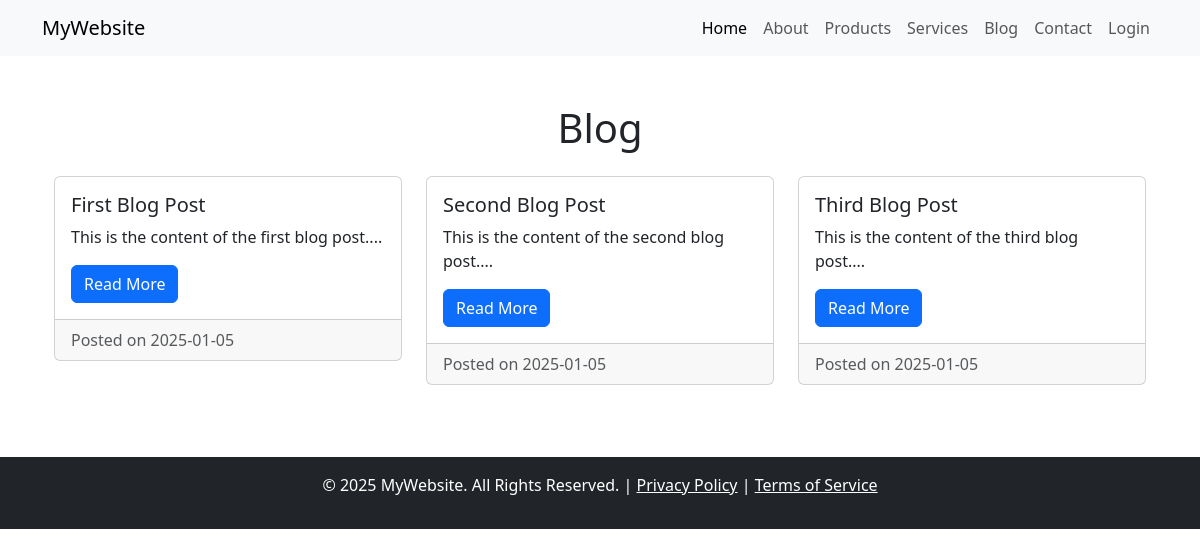
Page /blog on the committed database.
### app/models.py (models this page shows, shortened)
class Blog(db.Model):
    id = db.Column(db.Integer, primary_key=True)
    title = db.Column(db.String(100), nullable=False)
    content = db.Column(db.Text, nullable=False)
    date_posted = db.Column(db.DateTime, default=datetime.utcnow)

### app/routes.py (the view)
@main.route('/blog')
def blog():
    posts = Blog.query.all()  # Get all blog posts from the database
    return render_template("blog.html", posts=posts)

### app/templates/blog.html (shortened to what this page needs)
{% extends "base.html" %}
{% block content %}
<div class="container my-5">
    <h1 class="text-center mb-4">Blog</h1>
    <div class="row">
        {% for post in posts %}
            <div class="col-md-4">
                <div class="card mb-4">
                    <div class="card-body">
                        <h5 class="card-title">{{ post.title }}</h5>
                        <p class="card-text">{{ post.content[:150] }}...</p>
                        <a href="/blog/{{ post.id }}" class="btn btn-primary">Read More</a>
                    </div>
                    <div class="card-footer text-muted">
                        Posted on {{ post.date_posted.strftime('%Y-%m-%d') }}
                    </div>
                </div>
            </div>
        {% endfor %}
    </div>
</div>
{% endblock %}

### app/templates/base.html (shortened to what this page needs)
<!DOCTYPE html>
<html lang="en">
<head>
    <link href="https://cdn.jsdelivr.net/npm/bootstrap@5.3.0-alpha1/dist/css/bootstrap.min.css" rel="stylesheet">
</head>
<body>
    <nav class="navbar navbar-expand-lg navbar-light bg-light">
        <div class="container">
            <a class="navbar-brand" href="/">MyWebsite</a>
            <div class="collapse navbar-collapse" id="navbarNav">
                <ul class="navbar-nav ms-auto">
                    <li class="nav-item">
                        <a class="nav-link active" href="/">Home</a>
                    </li>
                    <li class="nav-item">
                        <a class="nav-link" href="/about">About</a>
                    </li>
                    <li class="nav-item">
                        <a class="nav-link" href="/products">Products</a>
                    </li>
                    <li class="nav-item">
                        <a class="nav-link" href="/services">Services</a>
                    </li>
                    <li class="nav-item">
                        <a class="nav-link" href="/blog">Blog</a>
                    </li>
                    <li class="nav-item">
                        <a class="nav-link" href="/contact">Contact</a>
                    </li>
                    <li class="nav-item">
                        <a class="nav-link" href="/login">Login</a>
                    </li>
                </ul>
            </div>
        </div>
    </nav>
    <div class="container my-5">
        {% block content %}{% endblock %}
    </div>
    <footer class="bg-dark text-white text-center py-3">
        <p>&copy; 2025 MyWebsite. All Rights Reserved. | <a href="/privacy" class="text-white">Privacy Policy</a> | <a href="/terms" class="text-white">Terms of Service</a></p>
    </footer>
</body>
</html>

### rows in the picture
Blog: title "First Blog Post", content "This is the content of the first blog post.", date_posted "2025-01-05"
Blog: title "Second Blog Post", content "This is the content of the second blog post.", date_posted "2025-01-05"
Blog: title "Third Blog Post", content "This is the content of the third blog post.", date_posted "2025-01-05"
